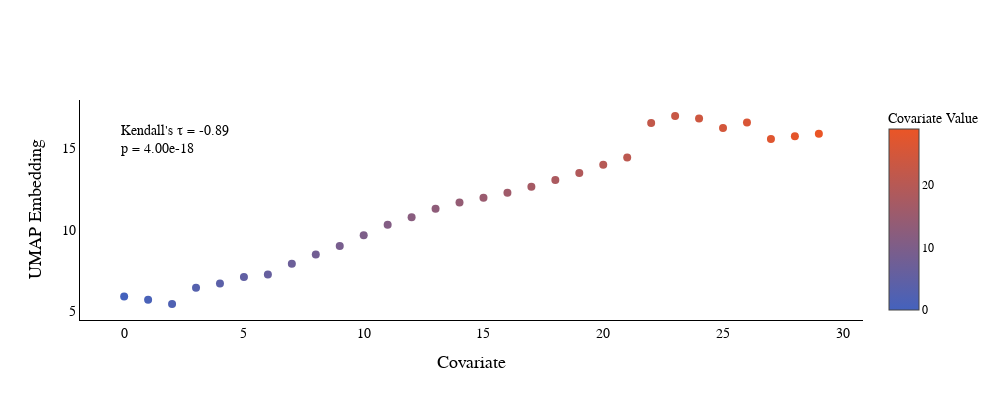

Notebook source saved alongside this figure:
### Code cell
from umap import UMAP

# Assuming year_embeddings is the variable holding the embeddings
umap_reducer = UMAP(n_components=1, random_state=42, n_neighbors=7, metric='euclidean')
year_umap_1d = umap_reducer.fit_transform(year_matrix)

from scipy.stats import kendalltau

# Flatten the umap embedding to a 1D array
umap_1d_flat = year_umap_1d[:, 0]

# Perform Kendall's tau test between the year order and the umap order
tau, p_value = kendalltau(years, umap_1d_flat)

print(f"Kendall's tau correlation between 1D covariate and UMAP 1D embedding: {tau:.4f}")
print(f"P-value: {p_value:.4e}")


colorscale_max = '#EA5526'
colorscale_min = '#4462bd'

import plotly.graph_objects as go
import plotly.express as px

# Create custom colorscale for plotly
custom_colorscale = [[0, colorscale_min], [1, colorscale_max]]

fig = go.Figure()

fig.add_trace(go.Scatter(
    x=[e - 1990 for e in years],
    y=-1 * year_umap_1d[:, 0],
    mode='markers',
    marker=dict(
        color=[e - 1990 for e in years],
        colorscale=custom_colorscale,
        size=8,
        colorbar=dict(
            title=dict(
                text='Covariate Value',
                font=dict(family='Junicode, serif', size=14, color='black')
            ),
            tickfont=dict(family='Geist Mono', size=12, color='black'),
            x=1.02
        )
    ),
    hovertemplate='<span style="font-family: Geist Mono;">Year: %{x}<br>UMAP1D: %{y:.4f}</span><extra></extra>',
    showlegend=False
))

fig.update_layout(
    xaxis=dict(
        title=dict(
            text='Covariate',
            font=dict(family='Junicode, serif', size=18, color='black')
        ),
        tickfont=dict(family='Geist Mono', size=14, color='black'),
        showgrid=False,
        linecolor='black',
        zeroline=False
    ),
    yaxis=dict(
        title=dict(
            text='UMAP Embedding',
            font=dict(family='Junicode, serif', size=18, color='black')
        ),
        tickfont=dict(family='Geist Mono', size=14, color='black'),
        showgrid=False,
        linecolor='black',
        zeroline=False
    ),
    width=1000,
    height=400,
    plot_bgcolor='rgba(0,0,0,0)',
    paper_bgcolor='rgba(0,0,0,0)'
)

# Add Kendall's tau annotation
fig.add_annotation(
    x=0.05,
    y=0.90,
    xref='paper',
    yref='paper',
    text=f"Kendall's τ = {tau:.2f}<br>p = {p_value:.2e}",
    showarrow=False,
    font=dict(family='Geist Mono', size=14, color='black'),
    align='left',
    valign='top'
)

# Save as HTML

config = {'displayModeBar': False}
fig.write_html("year_manifold_umap.html", config=config)

fig.show()

### Figure 1 — Plotly figure (JSON) as saved in the notebook; plotly's stock layout.template omitted (floating-point values rounded to 4 significant figures)
{"data": [{"hovertemplate": "<span style=\"font-family: Geist Mono;\">Year: %{x}<br>UMAP1D: %{y:.4f}</span><extra></extra>", "marker": {"color": [0, 1, 2, 3, 4, 5, 6, 7, 8, 9, 10, 11, 12, 13, 14, 15, 16, 17, 18, 19, 20, 21, 22, 23, 24, 25, 26, 27, 28, 29], "colorbar": {"tickfont": {"color": "black", "family": "Geist Mono", "size": 12}, "title": {"font": {"color": "black", "family": "Junicode, serif", "size": 14}, "text": "Covariate Value"}, "x": 1.02}, "colorscale": [[0, "#4462bd"], [1, "#EA5526"]], "size": 8}, "mode": "markers", "showlegend": false, "type": "scatter", "x": [0, 1, 2, 3, 4, 5, 6, 7, 8, 9, 10, 11, 12, 13, 14, 15, 16, 17, 18, 19, 20, 21, 22, 23, 24, 25, 26, 27, 28, 29], "y": [5.917, 5.724, 5.463, 6.452, 6.721, 7.111, 7.264, 7.917, 8.486, 9.017, 9.659, 10.32, 10.77, 11.28, 11.67, 11.96, 12.26, 12.63, 13.05, 13.47, 13.98, 14.43, 16.53, 16.96, 16.8, 16.23, 16.56, 15.55, 15.72, 15.88]}], "layout": {"annotations": [{"align": "left", "font": {"color": "black", "family": "Geist Mono", "size": 14}, "showarrow": false, "text": "Kendall's τ = -0.89<br>p = 4.00e-18", "valign": "top", "x": 0.05, "xref": "paper", "y": 0.9, "yref": "paper"}], "height": 400, "paper_bgcolor": "rgba(0,0,0,0)", "plot_bgcolor": "rgba(0,0,0,0)", "width": 1000, "xaxis": {"linecolor": "black", "showgrid": false, "tickfont": {"color": "black", "family": "Geist Mono", "size": 14}, "title": {"font": {"color": "black", "family": "Junicode, serif", "size": 18}, "text": "Covariate"}, "zeroline": false}, "yaxis": {"linecolor": "black", "showgrid": false, "tickfont": {"color": "black", "family": "Geist Mono", "size": 14}, "title": {"font": {"color": "black", "family": "Junicode, serif", "size": 18}, "text": "UMAP Embedding"}, "zeroline": false}}}
